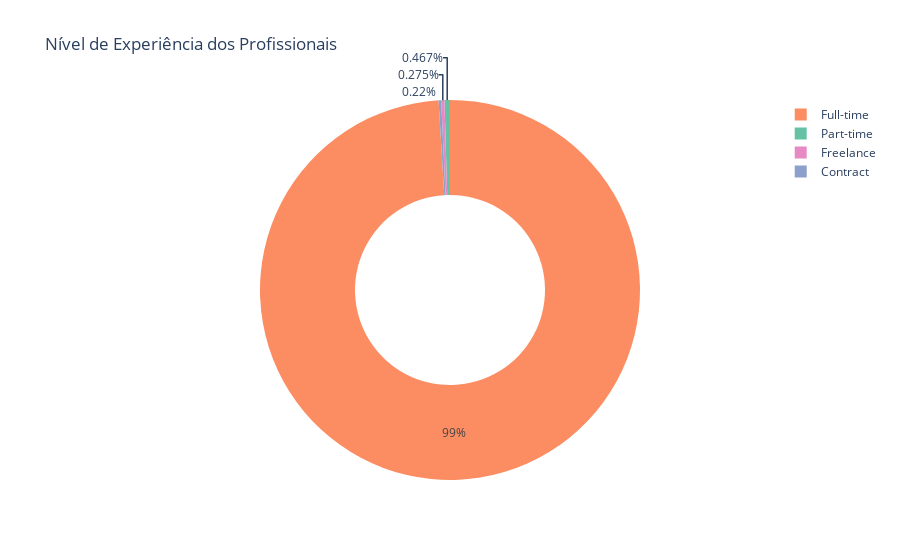

This figure's notebook cell:
### Code cell
employment_type = ["PT", "FT", "CT", "FL"]

freq = df["employment_type"].value_counts().reindex(employment_type).values

# Criar o gráfico de rosca
fig = go.Figure(
    go.Pie(
        labels=["Part-time", "Full-time", "Contract", "Freelance"],
        values=freq,
        hole=0.5, # define o tamanho do furo no meio
        marker=dict(colors=['#66c2a5', '#fc8d62', '#8da0cb', '#e78ac3']), # define as cores das fatias
    )
)

# Adicionar título
fig.update_layout(title='Nível de Experiência dos Profissionais')


# Mostrar o gráfico
fig.show()

### Figure 1 — Plotly figure (JSON) as saved in the notebook; plotly's stock layout.template omitted (floating-point values rounded to 4 significant figures)
{"data": [{"hole": 0.5, "labels": ["Part-time", "Full-time", "Contract", "Freelance"], "marker": {"colors": ["#66c2a5", "#fc8d62", "#8da0cb", "#e78ac3"]}, "type": "pie", "values": [17, 3607, 8, 10]}], "layout": {"title": {"text": "Nível de Experiência dos Profissionais"}}}
